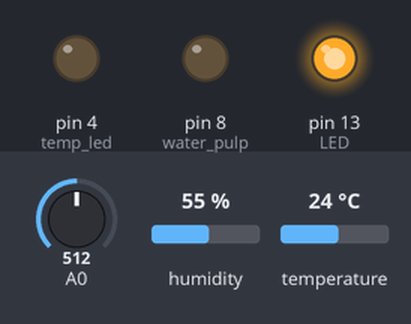
Recording of a sketch running on a simulated Arduino Uno, built with avr-gcc and run on an emulated ATmega328P. Parts: output pins drawn as LEDs (lit = HIGH). Inputs (shaded band) come from the test bench; at power-on: temperature 24 °C, A0 = 512, humidity 55 %. Pins used as bus, display or sensor lines are not drawn; what the sketch prints to the serial monitor is not drawn.

Above: at 5.2 s.
5.3 s: temperature set to 11 °C
9.1 s: temperature set to 8 °C
At 11.4 s:
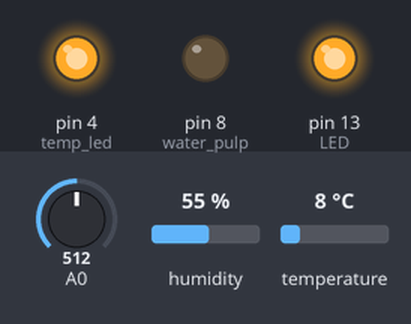
12.9 s: A0 set to 456
16.7 s: A0 set to 431
23.0 s: temperature set to 12 °C
At 28.7 s:
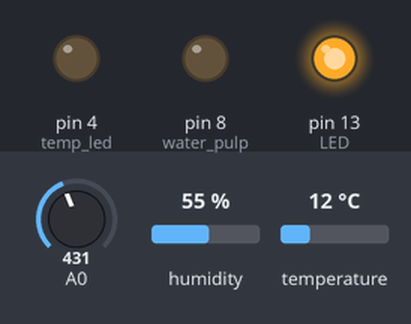
29.0 s: temperature set to 9 °C
At 36.0 s:
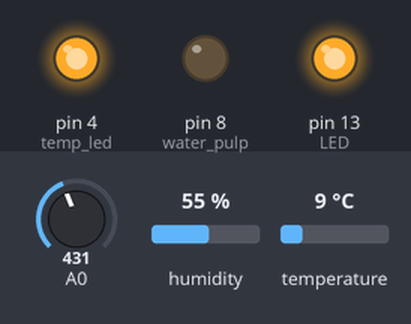
Timing chart, 0 to 37.5 s (numbered marks = the images above; inputs shaded):
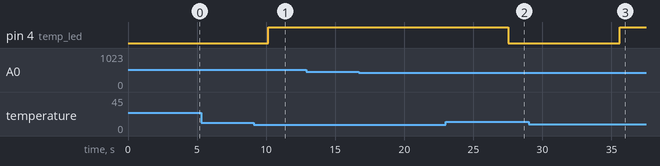

Measured:
- the behaviour switches between 10 and 9 °C on temperature (found by bisection; images 0 and 1)
- after the input at 5.3 s, every drawn part: stays the same
- after the input at 9.1 s, pin 4 (temp_led): LOW → HIGH after 1.0 s
- after the input at 12.9 s, every drawn part: stays the same
- after the input at 16.7 s, every drawn part: stays the same
- after the input at 23.0 s, pin 4 (temp_led): HIGH → LOW after 4.5 s
- after the input at 29.0 s, pin 4 (temp_led): LOW → HIGH after 6.6 s

The sketch:

my_smart_garden.ino
```cpp
#include <DHT.h>
#include <DHT_U.h>
#include <SoftwareSerial.h>


const int dry_value = 442; //valor que mide el sensor en seco
const int water_value = 186; //valor que mide el sensor cuando esta en agua
int intervals = (dry_value - water_value)/3;
int soil_moisture_value = 0; // variable para guardar el valor de humedad de la tierra
int water_pulp = 8; // pin digital donde se conecta la bomba de agua
int state = 1; // valor para medir estado de la humedad, 1 es mojado, 0 es seco
int temp_pin = 9; //pin digital donde se conecta el sensor
int temp; //variable para almacenar la temperatura
int hum; //variable para almacenar la humedad
float sen_ter; // variable para almacenar la sensacion termica
int water_sensor = 3;
int water_level;
int temp_led = 4;

//variables para para modulo bluetooth
const int LED = 13;
const int BT_power = 12;
char name[14] = "MySmartGarden";
char speed ='4';//9600
char pin [5]= "0000";

DHT dhtsensor(temp_pin, DHT11); //se crea objeto sensor
SoftwareSerial blue(2,3);


void setup() {

 Serial.begin(9600);
 pinMode(water_pulp, OUTPUT);
 dhtsensor.begin(); // se inicializa el sensor
 pinMode(LED, OUTPUT);
 pinMode(BT_power, OUTPUT);
 pinMode(water_sensor, INPUT_PULLUP);

 pinMode(temp_led, OUTPUT);

 digitalWrite(LED, LOW);
 digitalWrite(BT_power, HIGH);

 Serial.begin(9600);

 Serial.print("AT"); //comando AT para indicar que va a configurar
 delay(1000); //delay para que sepa que se termino el primer comando

 Serial.print("AT+NAME"); //se le cambia el nombre
 Serial.print(name);
 delay(1000);

 Serial.print("AT+BAUD");//se configura la velocidad
 Serial.print(speed);
 delay(1000);

 Serial.print("AT+PIN");
 Serial.print(pin);
 delay(1000);

 digitalWrite(LED, HIGH); //aqui sabemos que se ha configurado porque el led se enciende


}


void loop() {

  temp = dhtsensor.readTemperature();
  hum = dhtsensor.readHumidity();
  sen_ter = dhtsensor.computeHeatIndex(temp, hum, false); //obtenemos la sensacion termica a partir de la temperatura y la humedad
  water_level = digitalRead(water_sensor);

  if(temp < 10){
    Serial.println("Baja temperatura, led encendido");
    digitalWrite(temp_led,  HIGH);
  }

  else{
    digitalWrite(temp_led, LOW);
  }

  soil_moisture_value = analogRead(A0); // se lee el valor de humedad la tierra

  Serial.println("\n");
  Serial.print("Temperatura del ambiente: ");
  Serial.print(temp);
  Serial.print(" C");
  Serial.print("\n");
  Serial.print("Humedad del ambiente: ");
  Serial.print(hum);
  Serial.print("%");
  Serial.print("\n");
  Serial.print("Sensacion termica del ambiente: ");
  Serial.print(sen_ter);
  Serial.print(" C");
  Serial.print("\n");
  Serial.println("\n");
  delay(1000);


  if(soil_moisture_value > water_value && soil_moisture_value < (water_value + intervals)){

    state = 1;
    Serial.println("Estado de la tierra: Mojada");
    Serial.println("\n");
    delay(1000);}

  else if(soil_moisture_value > (water_value + intervals) && soil_moisture_value < (dry_value - intervals)){

    state = 1;
    Serial.println("Estado de la tierra: Humeda");
    Serial.println("\n");
    delay(1000);}

  else if(soil_moisture_value < dry_value && soil_moisture_value > (dry_value - intervals)){

    state = 0;
    Serial.println("Estado de la tierra: Seca");
    Serial.println("\n");
    delay(1000);
    Serial.println("Encendiendo la bomba de agua...");}

  delay(1000);

  if(state == 0){

    if(water_level == 0){
      delay(2000);
      digitalWrite(water_pulp, HIGH);
      Serial.println("Suministrando agua...");
      delay(5000);}

    else if (water_level == 1){
      digitalWrite(water_pulp, LOW);
      Serial.println("Insuficiente nivel de agua, llenar el tanque");
      delay(5000);}
  }

  else if(state == 1){

    digitalWrite(water_pulp, LOW);
    delay(1000);

  }


}
```
